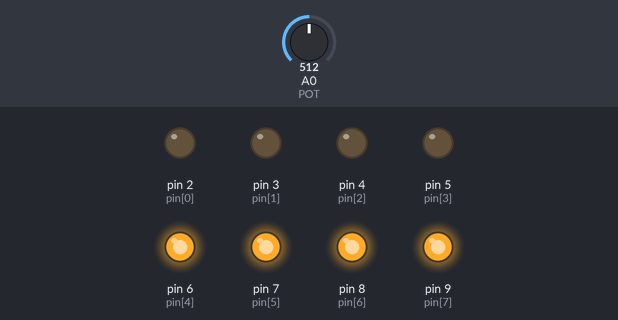
Simulated run of this sketch. Board: Arduino Uno, built with avr-gcc and run on an emulated ATmega328P. Parts: output pins drawn as LEDs (lit = HIGH). The test bench sets the inputs (shaded band); at power-on: A0 (POT) = 512.

Above: at 1.2 s.
1.3 s: A0 (POT) set to 625
2.8 s: A0 (POT) set to 647
At 4.0 s:
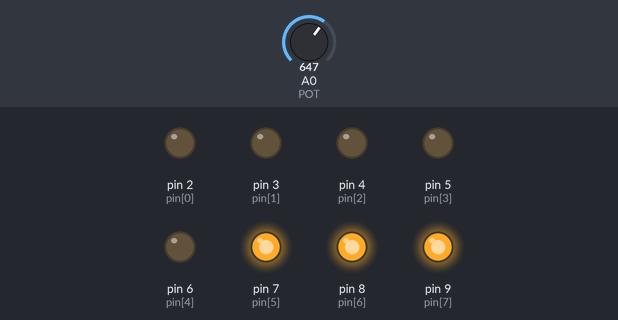
4.3 s: A0 (POT) set to 511
At 5.3 s:
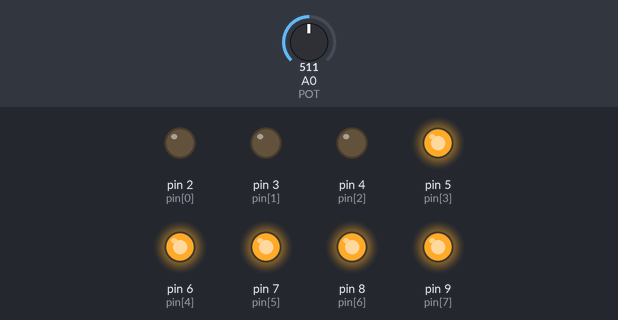
5.8 s: A0 (POT) set to 400
7.3 s: A0 (POT) set to 370
At 7.6 s:
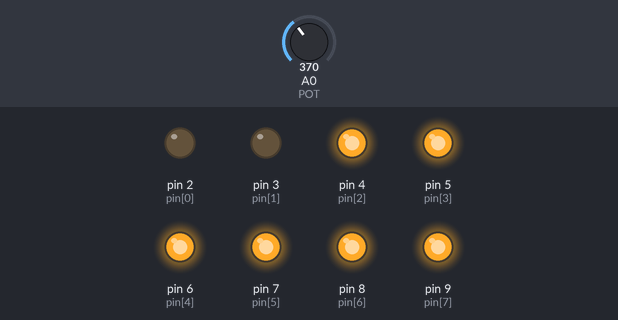
8.8 s: A0 (POT) set to 716
At 9.9 s:
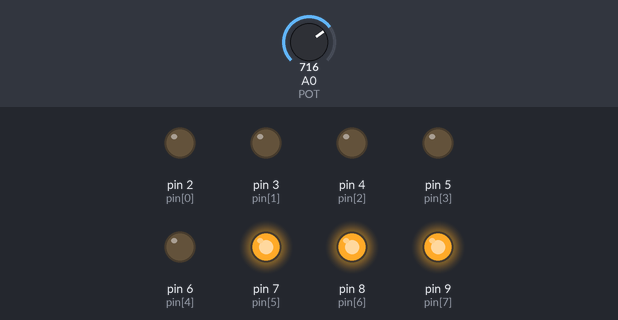
Timing chart, 0 to 11.3 s (numbered marks = the images above; inputs shaded):
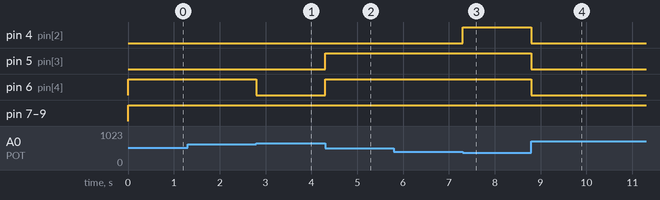

Measured:
- the behaviour switches between 639 and 640 on A0 (POT) (found by bisection; images 0 and 1)
- the behaviour switches between 384 and 383 on A0 (POT) (found by bisection; images 2 and 3)
- after the input at 1.3 s, every drawn part: stays the same
- after the input at 2.8 s, pin 6 (pin[4]): HIGH → LOW at once
- after the input at 4.3 s, pin 5 (pin[3]), pin 6 (pin[4]): LOW → HIGH at once
- after the input at 5.8 s, every drawn part: stays the same
- after the input at 7.3 s, pin 4 (pin[2]): LOW → HIGH at once
- after the input at 8.8 s, pin 4 (pin[2]), pin 5 (pin[3]), pin 6 (pin[4]): HIGH → LOW at once

The sketch:

07-3.ino
```cpp
int pin[] = {2,3,4,5,6,7,8,9};
int pinSize = sizeof(pin) / sizeof(pin[0]);
int POT = A0;

boolean LED_ON = LOW;
boolean LED_OFF = HIGH;

int sensor_val = 0;
int led_level = 0;

void setup() {
  for(int led=0;led<pinSize;led++) {
    pinMode(pin[led],OUTPUT);
  }
}

void loop() {
  sensor_val = analogRead(POT);
  led_level = map(sensor_val, 0, 1023, 0, pinSize);

  for(int led=0;led<pinSize;led++) {
    if(led<led_level) {
      digitalWrite(pin[led],LED_ON);
    }
    else {
      digitalWrite(pin[led],LED_OFF);
    }
  }

}
```
